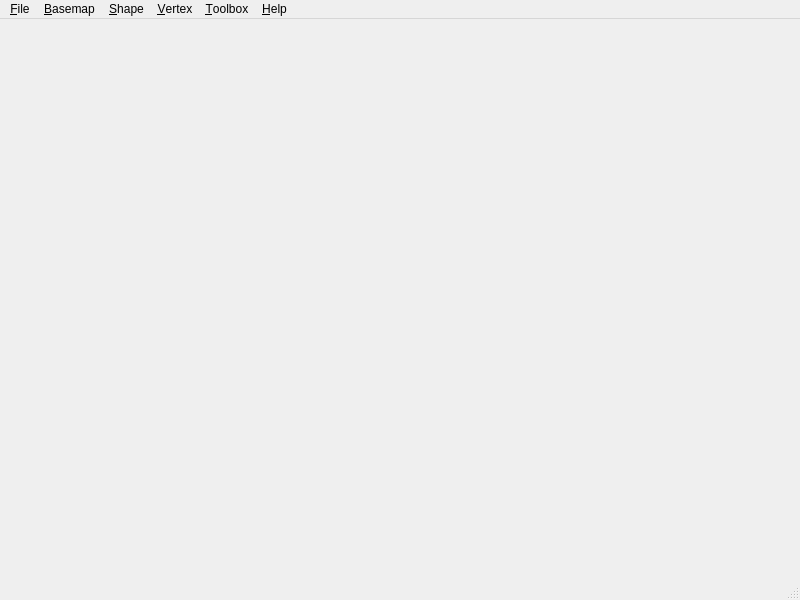
<?xml version="1.0" encoding="UTF-8"?>
<ui version="4.0">
 <class>MainWindow</class>
 <widget class="QMainWindow" name="MainWindow">
  <property name="geometry">
   <rect>
    <x>0</x>
    <y>0</y>
    <width>800</width>
    <height>600</height>
   </rect>
  </property>
  <widget class="QWidget" name="centralwidget"/>
  <widget class="QMenuBar" name="menubar">
   <property name="geometry">
    <rect>
     <x>0</x>
     <y>0</y>
     <width>800</width>
     <height>31</height>
    </rect>
   </property>
   <widget class="QMenu" name="menu_file">
    <property name="title">
     <string>&amp;File</string>
    </property>
    <addaction name="action_new"/>
    <addaction name="action_open"/>
    <addaction name="action_save"/>
    <addaction name="action_save_as"/>
    <addaction name="separator"/>
    <addaction name="action_exit"/>
   </widget>
   <widget class="QMenu" name="menu_basemap">
    <property name="title">
     <string>&amp;Basemap</string>
    </property>
    <addaction name="action_add_basemap"/>
    <addaction name="action_remove_basemap"/>
    <addaction name="action_rename_basemap"/>
   </widget>
   <widget class="QMenu" name="menu_shape">
    <property name="title">
     <string>&amp;Shape</string>
    </property>
    <widget class="QMenu" name="menu_add_shape">
     <property name="title">
      <string>&amp;Add Shape</string>
     </property>
     <addaction name="action_add_line"/>
     <addaction name="action_add_polygon"/>
    </widget>
    <addaction name="menu_add_shape"/>
    <addaction name="action_remove_shape"/>
    <addaction name="action_shape_props"/>
    <addaction name="action_dump_shape"/>
   </widget>
   <widget class="QMenu" name="menu_vertex">
    <property name="title">
     <string>&amp;Vertex</string>
    </property>
    <addaction name="action_add_vertex"/>
    <addaction name="action_remove_vertex"/>
   </widget>
   <widget class="QMenu" name="menu_help">
    <property name="title">
     <string>&amp;Help</string>
    </property>
    <addaction name="action_about"/>
    <addaction name="action_about_qt"/>
   </widget>
   <widget class="QMenu" name="menu_toolbox">
    <property name="title">
     <string>&amp;Toolbox</string>
    </property>
    <addaction name="action_selection_tool"/>
    <addaction name="action_hand_tool"/>
    <addaction name="action_zoom_tool"/>
   </widget>
   <addaction name="menu_file"/>
   <addaction name="menu_basemap"/>
   <addaction name="menu_shape"/>
   <addaction name="menu_vertex"/>
   <addaction name="menu_toolbox"/>
   <addaction name="menu_help"/>
  </widget>
  <widget class="QStatusBar" name="statusbar"/>
  <action name="action_new">
   <property name="text">
    <string>&amp;New</string>
   </property>
   <property name="shortcut">
    <string>Ctrl+N</string>
   </property>
  </action>
  <action name="action_open">
   <property name="text">
    <string>&amp;Open...</string>
   </property>
   <property name="shortcut">
    <string>Ctrl+O</string>
   </property>
  </action>
  <action name="action_save">
   <property name="text">
    <string>&amp;Save</string>
   </property>
   <property name="shortcut">
    <string>Ctrl+S</string>
   </property>
  </action>
  <action name="action_save_as">
   <property name="text">
    <string>Save &amp;As...</string>
   </property>
  </action>
  <action name="action_exit">
   <property name="text">
    <string>E&amp;xit</string>
   </property>
  </action>
  <action name="action_add_basemap">
   <property name="text">
    <string>&amp;Add Basemap...</string>
   </property>
  </action>
  <action name="action_remove_basemap">
   <property name="text">
    <string>&amp;Remove Basemap</string>
   </property>
  </action>
  <action name="action_rename_basemap">
   <property name="text">
    <string>Re&amp;name Basemap...</string>
   </property>
  </action>
  <action name="action_add_line">
   <property name="text">
    <string>&amp;Line</string>
   </property>
  </action>
  <action name="action_add_polygon">
   <property name="text">
    <string>&amp;Polygon</string>
   </property>
  </action>
  <action name="action_remove_shape">
   <property name="text">
    <string>&amp;Remove Shape</string>
   </property>
  </action>
  <action name="action_shape_props">
   <property name="text">
    <string>Shape &amp;Properties...</string>
   </property>
  </action>
  <action name="action_dump_shape">
   <property name="text">
    <string>&amp;Dump Shape</string>
   </property>
  </action>
  <action name="action_add_vertex">
   <property name="text">
    <string>&amp;Add Vertex...</string>
   </property>
  </action>
  <action name="action_remove_vertex">
   <property name="text">
    <string>&amp;Remove Vertex</string>
   </property>
  </action>
  <action name="action_about">
   <property name="text">
    <string>&amp;About %1</string>
   </property>
  </action>
  <action name="action_about_qt">
   <property name="text">
    <string>About &amp;Qt</string>
   </property>
  </action>
  <action name="action_selection_tool">
   <property name="checkable">
    <bool>true</bool>
   </property>
   <property name="checked">
    <bool>true</bool>
   </property>
   <property name="text">
    <string>&amp;Selection</string>
   </property>
  </action>
  <action name="action_hand_tool">
   <property name="checkable">
    <bool>true</bool>
   </property>
   <property name="text">
    <string>&amp;Hand</string>
   </property>
  </action>
  <action name="action_zoom_tool">
   <property name="checkable">
    <bool>true</bool>
   </property>
   <property name="text">
    <string>&amp;Zoom</string>
   </property>
  </action>
 </widget>
 <resources/>
 <connections/>
</ui>
